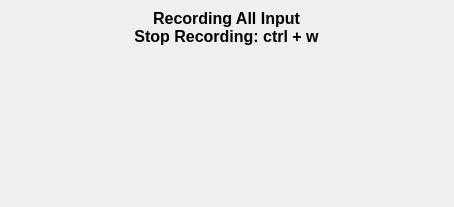
<?xml version="1.0" encoding="UTF-8"?>
<ui version="4.0">
 <class>IOLoggingInfo</class>
 <widget class="QMainWindow" name="IOLoggingInfo">
  <property name="geometry">
   <rect>
    <x>0</x>
    <y>0</y>
    <width>454</width>
    <height>207</height>
   </rect>
  </property>
  <property name="sizePolicy">
   <sizepolicy hsizetype="Fixed" vsizetype="Fixed">
    <horstretch>0</horstretch>
    <verstretch>0</verstretch>
   </sizepolicy>
  </property>
  <property name="mouseTracking">
   <bool>true</bool>
  </property>
  <property name="contextMenuPolicy">
   <enum>Qt::NoContextMenu</enum>
  </property>
  <property name="windowTitle">
   <string/>
  </property>
  <property name="windowOpacity">
   <double>0.670000000000000</double>
  </property>
  <property name="animated">
   <bool>false</bool>
  </property>
  <widget class="QWidget" name="centralwidget">
   <widget class="QLabel" name="header">
    <property name="geometry">
     <rect>
      <x>6</x>
      <y>2</y>
      <width>441</width>
      <height>51</height>
     </rect>
    </property>
    <property name="font">
     <font>
      <pointsize>12</pointsize>
      <weight>75</weight>
      <bold>true</bold>
     </font>
    </property>
    <property name="mouseTracking">
     <bool>true</bool>
    </property>
    <property name="text">
     <string>Recording All Input 
Stop Recording: ctrl + w</string>
    </property>
    <property name="alignment">
     <set>Qt::AlignCenter</set>
    </property>
    <property name="wordWrap">
     <bool>true</bool>
    </property>
   </widget>
   <widget class="QLabel" name="eventInfo">
    <property name="geometry">
     <rect>
      <x>6</x>
      <y>62</y>
      <width>441</width>
      <height>141</height>
     </rect>
    </property>
    <property name="mouseTracking">
     <bool>true</bool>
    </property>
    <property name="text">
     <string/>
    </property>
    <property name="alignment">
     <set>Qt::AlignLeading|Qt::AlignLeft|Qt::AlignTop</set>
    </property>
    <property name="wordWrap">
     <bool>true</bool>
    </property>
   </widget>
  </widget>
 </widget>
 <resources/>
 <connections/>
</ui>
